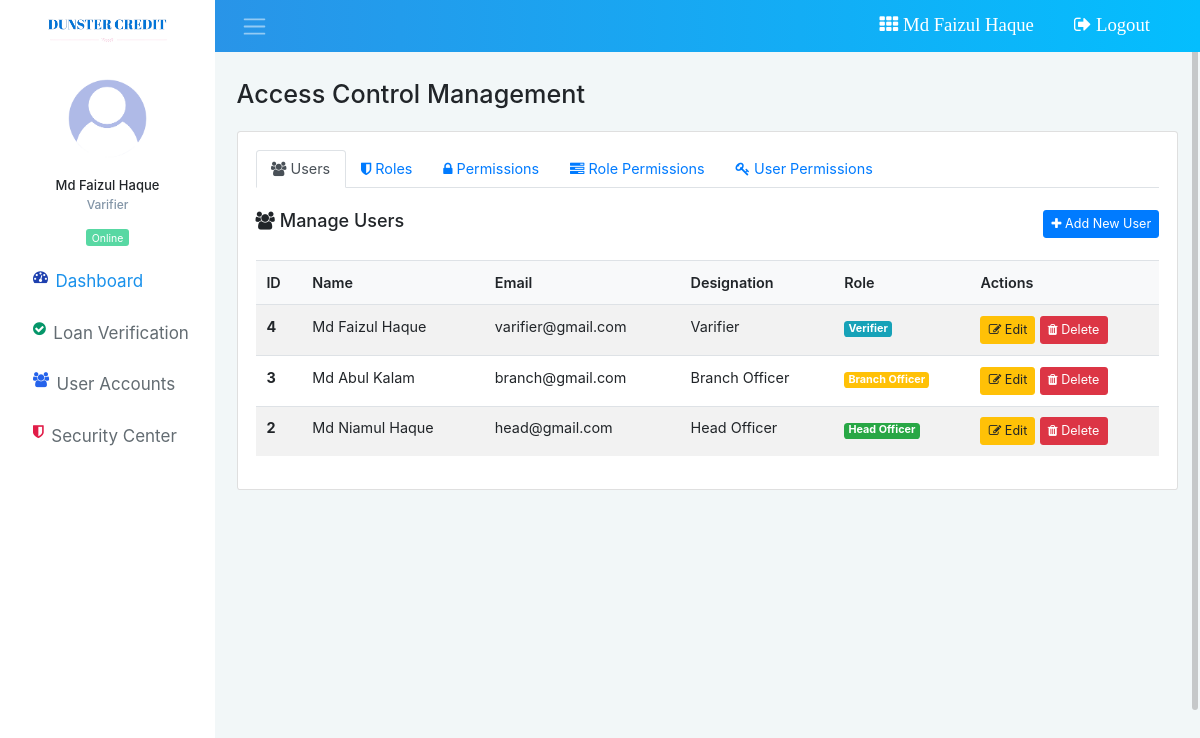
Screenshot of /manage_users.php (signed in) with the database file from the repository.
### tables this page shows
CREATE TABLE `tbl_user` (
  `id` int(11) NOT NULL,
  `name` varchar(100) NOT NULL,
  `email` varchar(100) NOT NULL,
  `pass` varchar(50) NOT NULL,
  `designation` varchar(100) NOT NULL,
  `role` tinyint(4) NOT NULL
);

### libs/Session.php (called while the page is built, shortened)
<?php
class Session{
	 public static function get($key){
	    if (isset($_SESSION[$key])) {
		  return $_SESSION[$key];
		}else {
		  return false;
	    }
	 }
}

### libs/CrudOperation.php (called while the page is built, shortened)
<?php
Class CrudOperation{
	 public $host   = DB_HOST;
	 public $user   = DB_USER;
	 public $pass   = DB_PASS;
	 public $dbname = DB_NAME;
	 public $link;
	private function connectDB(){
		 $this->link = new mysqli($this->host, $this->user, $this->pass,$this->dbname);
	 }
	public function select($query){
	  $result = $this->link->query($query) or die($this->link->error.__LINE__);
		  if($result->num_rows > 0){
		    return $result;
		  }else {
		    return false;
		  }
	 }
}

### manage_users.php (the view, shortened to what this page needs)
<?php
include_once "inc/header.php";
include_once "inc/sidebar.php";
$crud = new CrudOperation();
$query = "SELECT * FROM tbl_user ORDER BY id DESC";
$get_users = $crud->select($query);
?>
          <h3 class="page-heading mb-4">Access Control Management</h3>
          <div class="row">
            <div class="col-lg-12 grid-margin stretch-card">
              <div class="card">
                <div class="card-body">
                  <ul class="nav nav-tabs mb-4" id="managementTabs" role="tablist">
                    <li class="nav-item">
                      <a class="nav-link active" id="users-tab" data-toggle="tab" href="#users" role="tab"><i class="fa fa-users"></i> Users</a>
                    </li>
                    <li class="nav-item">
                      <a class="nav-link" id="roles-tab" data-toggle="tab" href="#roles" role="tab"><i class="fa fa-shield"></i> Roles</a>
                    </li>
                    <li class="nav-item">
                      <a class="nav-link" id="permissions-tab" data-toggle="tab" href="#permissions" role="tab"><i class="fa fa-lock"></i> Permissions</a>
                    </li>
                    <li class="nav-item">
                      <a class="nav-link" id="role-perms-tab" data-toggle="tab" href="#role-permissions" role="tab"><i class="fa fa-tasks"></i> Role Permissions</a>
                    </li>
                    <li class="nav-item">
                      <a class="nav-link" id="user-perms-tab" data-toggle="tab" href="#user-permissions" role="tab"><i class="fa fa-key"></i> User Permissions</a>
                    </li>
                  </ul>
                  <div class="tab-content" id="managementTabsContent">
                    <div class="tab-pane fade show active" id="users" role="tabpanel">
                      <div class="d-flex justify-content-between align-items-center mb-4">
                        <h5><i class="fa fa-users"></i> Manage Users</h5>
                        <button type="button" class="btn btn-primary btn-sm" data-toggle="modal" data-target="#addUserModal" onclick="resetUserForm()">
                          <i class="fa fa-plus"></i> Add New User
                        </button>
                      </div>
                      <div class="table-responsive">
                        <table class="table table-hover table-striped">
                          <thead class="bg-light">
                            <tr>
                              <th>ID</th>
                              <th>Name</th>
                              <th>Email</th>
                              <th>Designation</th>
                              <th>Role</th>
                              <th>Actions</th>
                            </tr>
                          </thead>
                          <tbody>
                            <?php
                              if($get_users){
                                while($user = $get_users->fetch_assoc()){
                                  $role_name = '';
                                  switch($user['role']){
                                    case 1: $role_name = 'Verifier'; $badge = 'badge-info'; break;
                                    case 2: $role_name = 'Branch Officer'; $badge = 'badge-warning'; break;
                                    case 3: $role_name = 'Head Officer'; $badge = 'badge-success'; break;
                                  }
                            ?>
                            <tr>
                              <td><strong><?php echo $user['id']; ?></strong></td>
                              <td><?php echo htmlspecialchars($user['name']); ?></td>
                              <td><?php echo htmlspecialchars($user['email']); ?></td>
                              <td><?php echo htmlspecialchars($user['designation']); ?></td>
                              <td><span class="badge <?php echo $badge; ?>"><?php echo $role_name; ?></span></td>
                              <td>
                                <button class="btn btn-sm btn-warning" data-toggle="modal" data-target="#addUserModal" onclick="editUser(<?php echo $user['id']; ?>, '<?php echo addslashes($user['name']); ?>', '<?php echo $user['email']; ?>', '<?php echo addslashes($user['designation']); ?>', <?php echo $user['role']; ?>)">
                                  <i class="fa fa-edit"></i> Edit
                                </button>
                                <a href="manage_users.php?delete_id=<?php echo $user['id']; ?>" class="btn btn-sm btn-danger" onclick="return confirm('Delete this user?');">
                                  <i class="fa fa-trash"></i> Delete
                                </a>
                              </td>
                            </tr>
                            <?php
                                }
                              } else {
                                echo '<tr><td colspan="6" class="text-center text-muted py-3">No users found</td></tr>';
                              }
                            ?>
                          </tbody>
                        </table>
                      </div>
                    </div>
                  </div>
                </div>
              </div>
            </div>
          </div>
<?php include_once "inc/footer.php"; ?>

### inc/header.php (shortened to what this page needs)
<?php
  include_once "libs/Session.php";
?>
<!DOCTYPE html>
<html lang="en">
<head>
  <link rel="stylesheet" type="text/css" href="assets/font-awesome/font-awesome.min.css">
  <link rel="stylesheet" type="text/css" href="assets/css/perfect-scrollbar.min.css">
  <link rel="stylesheet" type="text/css" href="assets/css/flag-icon.min.css">
  <link href="assets/css/dataTables.bootstrap4.min.css" rel="stylesheet">
  <link href="assets/css/dataTables.responsive.css" rel="stylesheet">
  <link rel="stylesheet" type="text/css" href="assets/css/style.css">
  <link rel="stylesheet" type="text/css" href="assets/css/bootstrap.css">
  <link rel="stylesheet" type="text/css" href="assets/css/main.css">
</head>
<body>
  <div class=" container-scroller">
    <nav class="navbar navbar-default col-lg-12 col-12 p-0 fixed-top d-flex flex-row">
      <div class="bg-white text-center navbar-brand-wrapper">
        <a class="navbar-brand brand-logo" href="index.php"><img src="images/brac.png" /></a>
      </div>
      <div class="navbar-menu-wrapper d-flex align-items-center">
        <button class="navbar-toggler navbar-toggler d-none d-lg-block navbar-dark align-self-center mr-3" type="button" data-toggle="minimize">
          <span class="navbar-toggler-icon"></span>
        </button>
        <ul class="navbar-nav ml-lg-auto d-flex align-items-center flex-row">
          <li class="nav-item">
            <a class="nav-link" href="#"><i class="fa fa-th"> <?php echo Session::get("name");?></i></a>
          </li>
          <li class="nav-item">
            <a class="nav-link " href="?action=logout"><i class="fa fa-sign-out"> Logout</i></a>
          </li>
        </ul>
      </div>
    </nav>

### inc/sidebar.php (shortened to what this page needs)
<div class="container-fluid">
  <div class="row row-offcanvas row-offcanvas-right">
    <nav class="bg-white sidebar sidebar-offcanvas" id="sidebar">
      <div class="user-info">
        <img src="images/user.png" alt="">
        <p class="name"><?php echo Session::get("name");?></p>
        <p class="designation"><?php echo Session::get("designation");?></p>
        <span class="online"></span>
      </div>
      <ul class="nav">
        <li class="nav-item active">
          <a class="nav-link" href="index.php">
            <i class="fa fa-dashboard icon-dashboard" aria-hidden="true"></i>
            <span class="menu-title">Dashboard</span>
          </a>
        </li>
         <li class="nav-item">
          <a class="nav-link" href="loanverify.php">
            <i class="fa fa-check-circle icon-verification" aria-hidden="true"></i>
            <span class="menu-title">Loan Verification</span>
          </a>
        </li>
        <li class="nav-item">
          <a class="nav-link" href="manage_users.php">
            <i class="fa fa-users icon-users" aria-hidden="true"></i>
            <span class="menu-title">User Accounts</span>
          </a>
        </li>
        <li class="nav-item">
          <a class="nav-link" href="security_center.php">
            <i class="fa fa-shield icon-security" aria-hidden="true"></i>
            <span class="menu-title">Security Center</span>
          </a>
        </li>
      </ul>
    </nav>
    <div class="content-wrapper">

### inc/footer.php (shortened to what this page needs)
        </div>
      </div>
    </div>
  </div>
</body>
</html>

### assets/css/main.css (style rules this page uses)
.menu-title { font-size: 17px !important; }

### rows the page displays
tbl_user: id "4", name "Md Faizul Haque", email "varifier@gmail.com", designation "Varifier", role "Verifier"
tbl_user: id "3", name "Md Abul Kalam", email "branch@gmail.com", designation "Branch Officer", role "Branch Officer"
tbl_user: id "2", name "Md Niamul Haque", email "head@gmail.com", designation "Head Officer", role "Head Officer"

### other values shown
Session::get("name") "Md Faizul Haque"
Session::get("designation") "Varifier"
